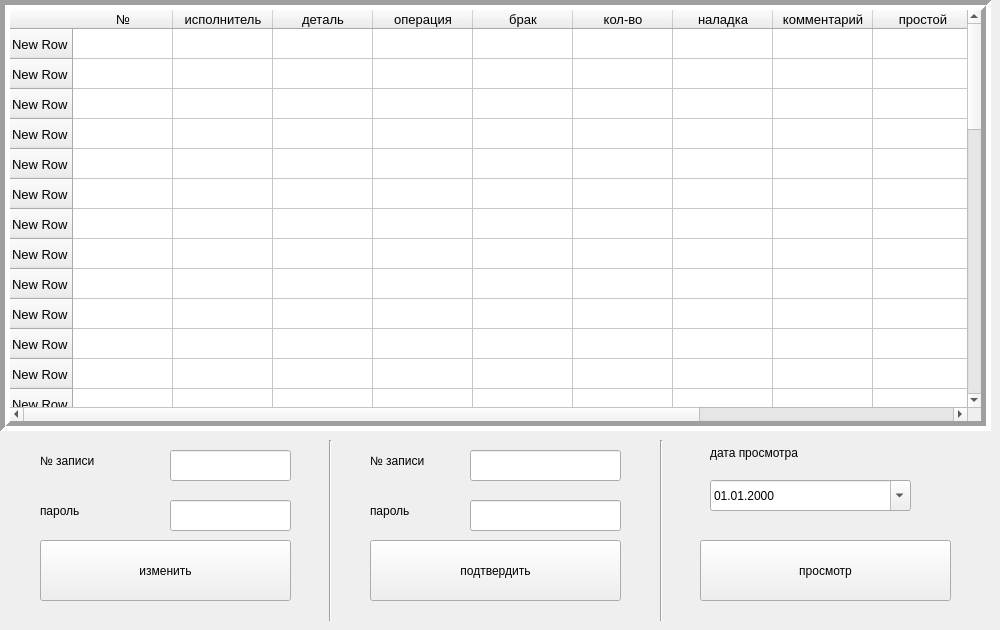
    <widget class="QWidget" name="control">
     <attribute name="title">
      <string>контроль</string>
     </attribute>
     <widget class="QLineEdit" name="password">
      <property name="geometry">
       <rect>
        <x>170</x>
        <y>500</y>
        <width>121</width>
        <height>31</height>
       </rect>
      </property>
      <property name="echoMode">
       <enum>QLineEdit::Password</enum>
      </property>
     </widget>
     <widget class="QPushButton" name="go">
      <property name="geometry">
       <rect>
        <x>40</x>
        <y>540</y>
        <width>251</width>
        <height>61</height>
       </rect>
      </property>
      <property name="text">
       <string>изменить</string>
      </property>
     </widget>
     <widget class="QLabel" name="label_6">
      <property name="geometry">
       <rect>
        <x>40</x>
        <y>490</y>
        <width>101</width>
        <height>41</height>
       </rect>
      </property>
      <property name="layoutDirection">
       <enum>Qt::LeftToRight</enum>
      </property>
      <property name="text">
       <string>пароль</string>
      </property>
     </widget>
     <widget class="QLineEdit" name="number_line">
      <property name="geometry">
       <rect>
        <x>170</x>
        <y>450</y>
        <width>121</width>
        <height>31</height>
       </rect>
      </property>
     </widget>
     <widget class="QLabel" name="label_8">
      <property name="geometry">
       <rect>
        <x>40</x>
        <y>440</y>
        <width>111</width>
        <height>41</height>
       </rect>
      </property>
      <property name="text">
       <string>№ записи</string>
      </property>
     </widget>
     <widget class="QDateTimeEdit" name="calendar">
      <property name="geometry">
       <rect>
        <x>710</x>
        <y>480</y>
        <width>201</width>
        <height>31</height>
       </rect>
      </property>
      <property name="displayFormat">
       <string>dd.MM.yyyy </string>
      </property>
      <property name="calendarPopup">
       <bool>true</bool>
      </property>
     </widget>
     <widget class="QPushButton" name="ok_go">
      <property name="geometry">
       <rect>
        <x>370</x>
        <y>540</y>
        <width>251</width>
        <height>61</height>
       </rect>
      </property>
      <property name="text">
       <string>подтвердить</string>
      </property>
     </widget>
     <widget class="QPushButton" name="view_day">
      <property name="geometry">
       <rect>
        <x>700</x>
        <y>540</y>
        <width>251</width>
        <height>61</height>
       </rect>
      </property>
      <property name="text">
       <string>просмотр</string>
      </property>
     </widget>
     <widget class="QLabel" name="label_12">
      <property name="geometry">
       <rect>
        <x>710</x>
        <y>440</y>
        <width>191</width>
        <height>25</height>
       </rect>
      </property>
      <property name="text">
       <string>дата просмотра</string>
      </property>
     </widget>
     <widget class="QLineEdit" name="password_2">
      <property name="geometry">
       <rect>
        <x>470</x>
        <y>500</y>
        <width>151</width>
        <height>31</height>
       </rect>
      </property>
      <property name="echoMode">
       <enum>QLineEdit::Password</enum>
      </property>
     </widget>
     <widget class="QLabel" name="label_13">
      <property name="geometry">
       <rect>
        <x>370</x>
        <y>490</y>
        <width>111</width>
        <height>41</height>
       </rect>
      </property>
      <property name="layoutDirection">
       <enum>Qt::LeftToRight</enum>
      </property>
      <property name="text">
       <string>пароль</string>
      </property>
     </widget>
     <widget class="Line" name="line">
      <property name="geometry">
       <rect>
        <x>310</x>
        <y>440</y>
        <width>41</width>
        <height>181</height>
       </rect>
      </property>
      <property name="orientation">
       <enum>Qt::Vertical</enum>
      </property>
     </widget>
     <widget class="Line" name="line_2">
      <property name="geometry">
       <rect>
        <x>651</x>
        <y>440</y>
        <width>20</width>
        <height>181</height>
       </rect>
      </property>
      <property name="orientation">
       <enum>Qt::Vertical</enum>
      </property>
     </widget>
     <widget class="QTableWidget" name="tableWidget">
      <property name="geometry">
       <rect>
        <x>0</x>
        <y>0</y>
        <width>991</width>
        <height>431</height>
       </rect>
      </property>
      <property name="sizePolicy">
       <sizepolicy hsizetype="Expanding" vsizetype="Expanding">
        <horstretch>0</horstretch>
        <verstretch>0</verstretch>
       </sizepolicy>
      </property>
      <property name="font">
       <font>
        <pointsize>10</pointsize>
       </font>
      </property>
      <property name="frameShape">
       <enum>QFrame::Box</enum>
      </property>
      <property name="lineWidth">
       <number>5</number>
      </property>
      <property name="editTriggers">
       <set>QAbstractItemView::NoEditTriggers</set>
      </property>
      <row>
       <property name="text">
        <string>New Row</string>
       </property>
      </row>
      <row>
       <property name="text">
        <string>New Row</string>
       </property>
      </row>
      <row>
       <property name="text">
        <string>New Row</string>
       </property>
      </row>
      <row>
       <property name="text">
        <string>New Row</string>
       </property>
      </row>
      <row>
       <property name="text">
        <string>New Row</string>
       </property>
      </row>
      <row>
       <property name="text">
        <string>New Row</string>
       </property>
      </row>
      <row>
       <property name="text">
        <string>New Row</string>
       </property>
      </row>
      <row>
       <property name="text">
        <string>New Row</string>
       </property>
      </row>
      <row>
       <property name="text">
        <string>New Row</string>
       </property>
      </row>
      <row>
       <property name="text">
        <string>New Row</string>
       </property>
      </row>
      <row>
       <property name="text">
        <string>New Row</string>
       </property>
      </row>
      <row>
       <property name="text">
        <string>New Row</string>
       </property>
      </row>
      <row>
       <property name="text">
        <string>New Row</string>
       </property>
      </row>
      <row>
       <property name="text">
        <string>New Row</string>
       </property>
      </row>
      <row>
       <property name="text">
        <string>New Row</string>
       </property>
      </row>
      <row>
       <property name="text">
        <string>New Row</string>
       </property>
      </row>
      <row>
       <property name="text">
        <string>New Row</string>
       </property>
      </row>
      <row>
       <property name="text">
        <string>New Row</string>
       </property>
      </row>
      <row>
       <property name="text">
        <string>New Row</string>
       </property>
      </row>
      <row>
       <property name="text">
        <string>New Row</string>
       </property>
      </row>
      <row>
       <property name="text">
        <string>New Row</string>
       </property>
      </row>
      <row>
       <property name="text">
        <string>New Row</string>
       </property>
      </row>
      <row>
       <property name="text">
        <string>New Row</string>
       </property>
      </row>
      <row>
       <property name="text">
        <string>New Row</string>
       </property>
      </row>
      <row>
       <property name="text">
        <string>New Row</string>
       </property>
      </row>
      <row>
       <property name="text">
        <string>New Row</string>
       </property>
      </row>
      <row>
       <property name="text">
        <string>New Row</string>
       </property>
      </row>
      <row>
       <property name="text">
        <string>New Row</string>
       </property>
      </row>
      <row>
       <property name="text">
        <string>New Row</string>
       </property>
      </row>
      <row>
       <property name="text">
        <string>New Row</string>
       </property>
      </row>
      <row>
       <property name="text">
        <string>New Row</string>
       </property>
      </row>
      <row>
       <property name="text">
        <string>New Row</string>
       </property>
      </row>
      <row>
       <property name="text">
        <string>New Row</string>
       </property>
      </row>
      <row>
       <property name="text">
        <string>New Row</string>
       </property>
      </row>
      <row>
       <property name="text">
        <string>New Row</string>
       </property>
      </row>
      <row>
       <property name="text">
        <string>New Row</string>
       </property>
      </row>
      <row>
       <property name="text">
        <string>New Row</string>
       </property>
      </row>
      <row>
       <property name="text">
        <string>New Row</string>
       </property>
      </row>
      <row>
       <property name="text">
        <string>New Row</string>
       </property>
      </row>
      <row>
       <property name="text">
        <string>New Row</string>
       </property>
      </row>
      <row>
       <property name="text">
        <string>New Row</string>
       </property>
      </row>
      <row>
       <property name="text">
        <string>New Row</string>
       </property>
      </row>
      <column>
       <property name="text">
        <string>№</string>
       </property>
      </column>
      <column>
       <property name="text">
        <string>исполнитель</string>
       </property>
      </column>
      <column>
       <property name="text">
        <string>деталь</string>
       </property>
      </column>
      <column>
       <property name="text">
        <string>операция</string>
       </property>
      </column>
      <column>
       <property name="text">
        <string>брак</string>
       </property>
      </column>
      <column>
       <property name="text">
        <string>кол-во</string>
       </property>
      </column>
      <column>
       <property name="text">
        <string>наладка</string>
       </property>
      </column>
      <column>
       <property name="text">
        <string>комментарий</string>
       </property>
      </column>
      <column>
       <property name="text">
        <string>простой</string>
       </property>
      </column>
      <column>
       <property name="text">
        <string>проверено</string>
       </property>
      </column>
      <column>
       <property name="text">
        <string>ночная смена</string>
       </property>
      </column>
      <item row="0" column="0">
       <property name="text">
        <string/>
       </property>
      </item>
     </widget>
     <widget class="QLineEdit" name="number_good">
      <property name="geometry">
       <rect>
        <x>470</x>
        <y>450</y>
        <width>151</width>
        <height>31</height>
       </rect>
      </property>
      <property name="echoMode">
       <enum>QLineEdit::Normal</enum>
      </property>
     </widget>
     <widget class="QLabel" name="label_17">
      <property name="geometry">
       <rect>
        <x>370</x>
        <y>440</y>
        <width>111</width>
        <height>41</height>
       </rect>
      </property>
      <property name="layoutDirection">
       <enum>Qt::LeftToRight</enum>
      </property>
      <property name="text">
       <string>№ записи</string>
      </property>
     </widget>
    </widget>
